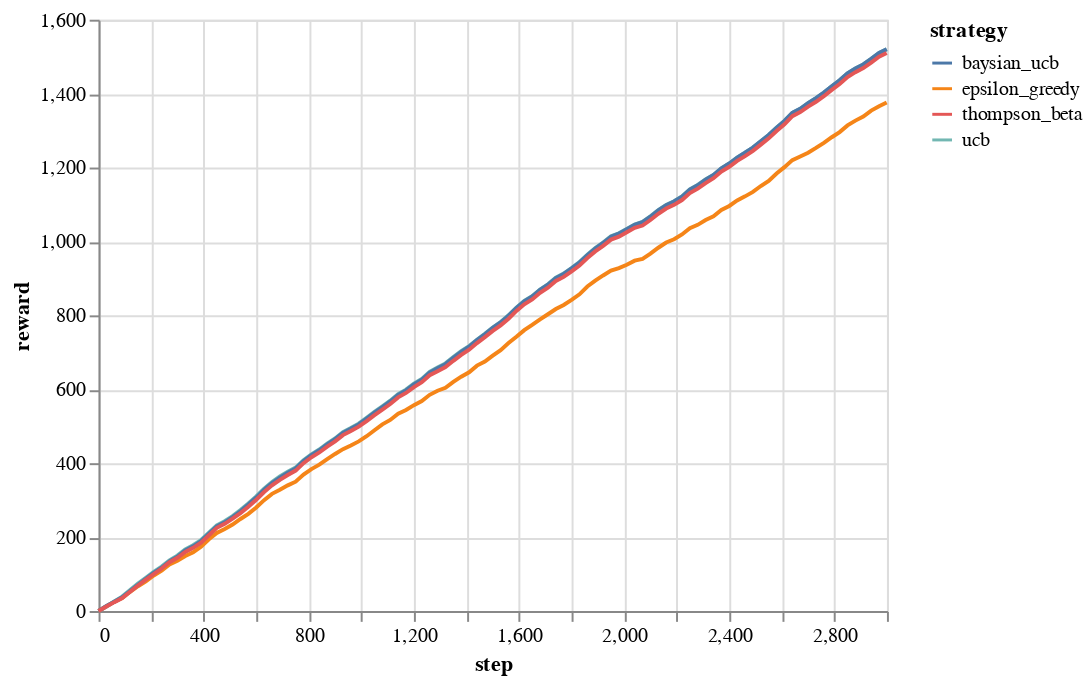

Notebook code for this chart:
### Code cell
env.altair_chart_reward()

### Figure 1 — Vega-Lite specification as saved in the notebook (floating-point values rounded to 4 significant figures; data arrays with more than 128 entries replaced by an {"elided": "..."} marker saying what was removed)
{"config": {"view": {"continuousWidth": 400, "continuousHeight": 300}}, "data": {"name": "data-dc2c0f824d808683339f62ea9696321e"}, "mark": "line", "encoding": {"color": {"type": "nominal", "field": "strategy"}, "x": {"type": "quantitative", "field": "step"}, "y": {"type": "quantitative", "field": "reward"}}, "$schema": "https://vega.github.io/schema/vega-lite/v4.8.1.json", "datasets": {"data-dc2c0f824d808683339f62ea9696321e": {"elided": "404 records"}}}
